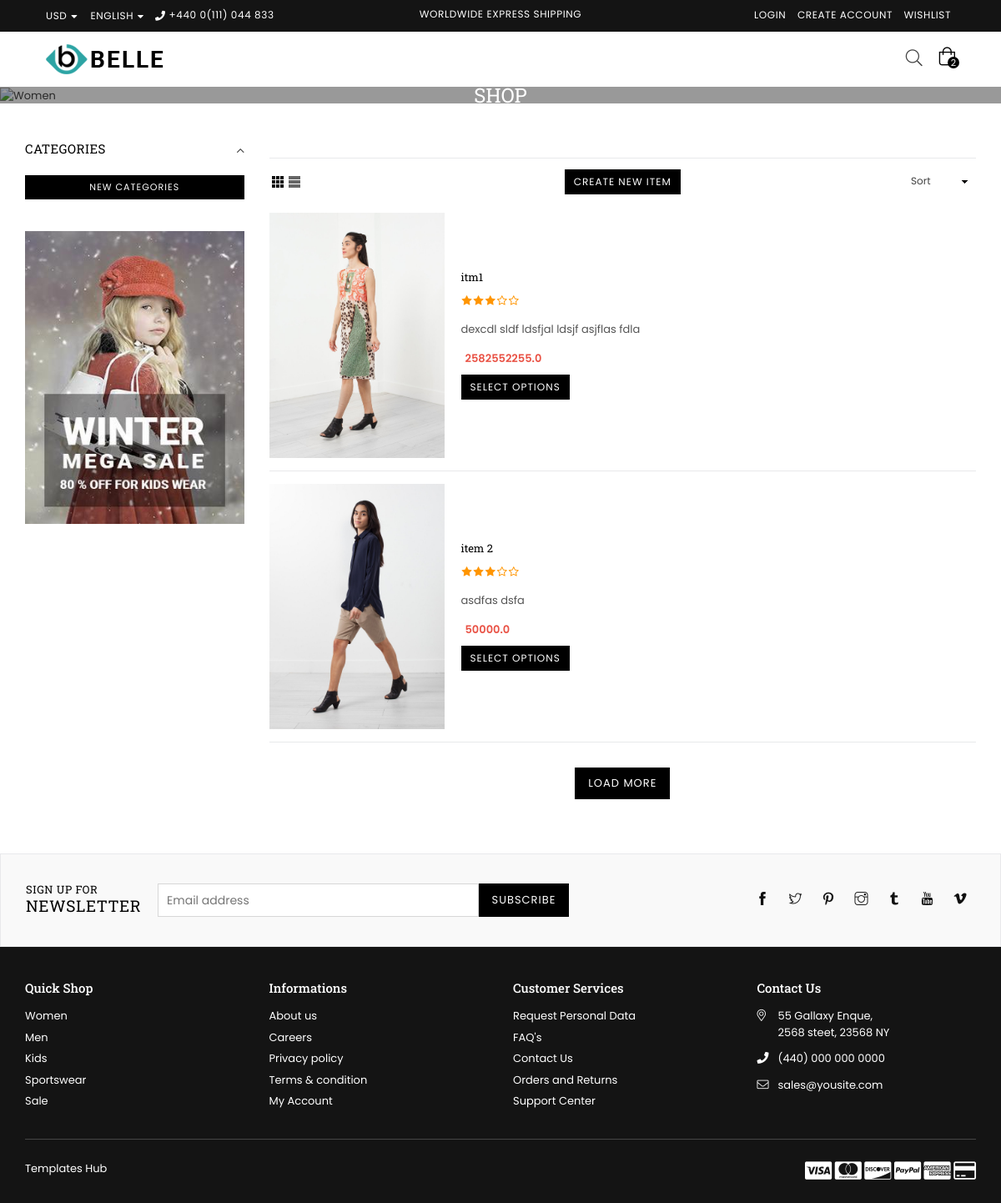
Screenshot of /AdminProductManagement/ with the database file from the repository.
### shop/models.py (models this page shows, shortened)
class Items(models.Model):
    item_name = models.CharField(max_length=225)
    category = models.ForeignKey(subCategory,on_delete=models.CASCADE)
    sell_price = models.FloatField(default=0.00)
    balance_qty = models.IntegerField(default=0)
    photo = models.ImageField(upload_to='', blank=True, null=True)
    photo2 = models.ImageField(upload_to='', blank=True, null=True)
    photo3 = models.ImageField(upload_to='', blank=True, null=True)
    photo4 = models.ImageField(upload_to='', blank=True, null=True)
    itm_description = models.CharField(max_length=225,blank=True, null=True)

### shop/views.py (the view)
# urls.py: path('AdminProductManagement/', AdminProductManagement.as_view(), name='AdminProductManagement'),
class AdminProductManagement(View):
    def get(self, request):
        cat = Category.objects.all()
        itm = Items.objects.all()
        context = {'cat':cat, 'itm':itm}
        return render(request, 'AdminProductManagement.html', context)

### templates/AdminProductManagement.html (shortened to what this page needs)
{% extends 'base.html' %}
{% load static %}
{% block content %}
<div class="container">
    <div class="row">
        <div class="col-12 col-sm-12 col-md-3 col-lg-3 sidebar filterbar">
            <div class="sidebar_tags">
                <div class="sidebar_widget categories filter-widget">
                    <div class="widget-title"><h2>Categories</h2></div>
                    <div class="widget-content">
                        <ul class="sidebar_categories">
                            <li class="lvl-1"><a href="#" class="btn btn--small"
                                 data-toggle="modal"
                                data-target="#newcategorymodel">New Categories</a></li>
                        </ul>
                    </div>
                </div>
                <div class="sidebar_widget static-banner">
                    <img src="{% static 'assets/images/side-banner-2.jpg' %}" alt="" />
                </div>
            </div>
        </div>
        <div class="col-12 col-sm-12 col-md-9 col-lg-9 main-col">
            <hr>
            <div class="productList">
                <div class="toolbar">
                    <div class="filters-toolbar-wrapper">
                        <div class="row">
                            <div class="col-4 col-md-4 col-lg-4 filters-toolbar__item collection-view-as d-flex justify-content-start align-items-center">
                                <a href="#" title="Grid View" class="change-view change-view--active">
                                    <img src="{% static 'assets/images/grid.jpg' %}" alt="Grid" />
                                </a>
                                <a href="#" title="List View" class="change-view">
                                    <img src="{% static 'assets/images/list.jpg' %}" alt="List" />
                                </a>
                            </div>
                            <div class="col-4 col-md-4 col-lg-4 text-center filters-toolbar__item filters-toolbar__item--count d-flex justify-content-center align-items-center">
                                 <a href="#" class="btn btn--small">Create New Item</a>
                            </div>
                            <div class="col-4 col-md-4 col-lg-4 text-right">
                                <div class="filters-toolbar__item">
                                      <select name="SortBy" id="SortBy" class="filters-toolbar__input filters-toolbar__input--sort">
                                        <option value="title-ascending" selected="selected">Sort</option>
                                      </select>
                                </div>
                            </div>
                        </div>
                    </div>
                </div>
                <div class="list-view-items grid--view-items">
                    {% for i in itm %}
                    <div class="list-product list-view-item">
                        <div class="list-view-item__image-column">
                            <div class="list-view-item__image-wrapper">
                                <a href="#"><img class="list-view-item__image blur-up lazyload" data-src="{{i.photo.url}}" src="{{i.photo.url}}" alt="image" title="product"></a>
                            </div>
                        </div>
                        <div class="list-view-item__title-column">
                            <div class="h4 grid-view-item__title"><a href="#">{{i.item_name}}</a></div>
                            <p class="product-review"><i class="font-13 fa fa-star"></i><i class="font-13 fa fa-star"></i><i class="font-13 fa fa-star"></i><i class="font-13 fa fa-star-o"></i><i class="font-13 fa fa-star-o"></i></p>
                            <p>{{i.itm_description}}</p>
                            <p class="product-price grid-view-item__meta">
                                <span class="product-price__price product-price__sale"><span class="money">{{i.sell_price}}</span></span>
                            </p>
                            <form class="variants" action="#">
                                <button class="btn btn--small" type="button">Select Options</button>
                            </form>
                        </div>
                    </div>
                    {% endfor %}
                </div>
            </div>
            <div class="infinitpaginOuter">
                <div class="infinitpagin">
                    <a href="#" class="btn loadMore">Load More</a>
                </div>
            </div>
        </div>
    </div>
</div>
{% endblock content %}

### rows the page displays
Items: photo (picture), item_name "itm1", itm_description "dexcdl sldf ldsfjal ldsjf asjflas fdla", sell_price "2582552255.0"
Items: photo (picture), item_name "item 2", itm_description "asdfas dsfa", sell_price "50000.0"
